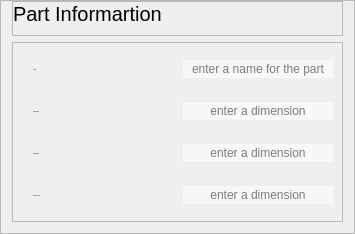
                     <widget class="QFrame" name="frame_21">
                      <property name="sizePolicy">
                       <sizepolicy hsizetype="Preferred" vsizetype="Preferred">
                        <horstretch>0</horstretch>
                        <verstretch>0</verstretch>
                       </sizepolicy>
                      </property>
                      <property name="minimumSize">
                       <size>
                        <width>311</width>
                        <height>221</height>
                       </size>
                      </property>
                      <property name="maximumSize">
                       <size>
                        <width>16777215</width>
                        <height>280</height>
                       </size>
                      </property>
                      <property name="frameShape">
                       <enum>QFrame::Shape::StyledPanel</enum>
                      </property>
                      <property name="frameShadow">
                       <enum>QFrame::Shadow::Raised</enum>
                      </property>
                      <layout class="QVBoxLayout" name="verticalLayout_21">
                       <property name="topMargin">
                        <number>0</number>
                       </property>
                       <item>
                        <widget class="QFrame" name="frame_46">
                         <property name="minimumSize">
                          <size>
                           <width>0</width>
                           <height>35</height>
                          </size>
                         </property>
                         <property name="maximumSize">
                          <size>
                           <width>16777215</width>
                           <height>35</height>
                          </size>
                         </property>
                         <property name="frameShape">
                          <enum>QFrame::Shape::StyledPanel</enum>
                         </property>
                         <property name="frameShadow">
                          <enum>QFrame::Shadow::Raised</enum>
                         </property>
                         <layout class="QHBoxLayout" name="horizontalLayout">
                          <property name="spacing">
                           <number>0</number>
                          </property>
                          <property name="leftMargin">
                           <number>0</number>
                          </property>
                          <property name="topMargin">
                           <number>0</number>
                          </property>
                          <property name="rightMargin">
                           <number>0</number>
                          </property>
                          <property name="bottomMargin">
                           <number>0</number>
                          </property>
                          <item>
                           <widget class="QLabel" name="label_10">
                            <property name="minimumSize">
                             <size>
                              <width>0</width>
                              <height>35</height>
                             </size>
                            </property>
                            <property name="maximumSize">
                             <size>
                              <width>16777215</width>
                              <height>35</height>
                             </size>
                            </property>
                            <property name="styleSheet">
                             <string notr="true">QLabel {
    font-size: 20px; /* Tamanho da fonte */
	font-family: &quot;Yu Gothic UI Semibold&quot;; /* Família da fonte */
}
</string>
                            </property>
                            <property name="text">
                             <string>Part Informartion</string>
                            </property>
                            <property name="alignment">
                             <set>Qt::AlignmentFlag::AlignLeading|Qt::AlignmentFlag::AlignLeft|Qt::AlignmentFlag::AlignTop</set>
                            </property>
                           </widget>
                          </item>
                         </layout>
                        </widget>
                       </item>
                       <item>
                        <widget class="QFrame" name="frame_34">
                         <property name="minimumSize">
                          <size>
                           <width>283</width>
                           <height>180</height>
                          </size>
                         </property>
                         <property name="maximumSize">
                          <size>
                           <width>16777215</width>
                           <height>180</height>
                          </size>
                         </property>
                         <property name="styleSheet">
                          <string notr="true">color: rgb(0, 0, 0);
</string>
                         </property>
                         <property name="frameShape">
                          <enum>QFrame::Shape::StyledPanel</enum>
                         </property>
                         <property name="frameShadow">
                          <enum>QFrame::Shadow::Raised</enum>
                         </property>
                         <layout class="QHBoxLayout" name="horizontalLayout_14">
                          <property name="spacing">
                           <number>20</number>
                          </property>
                          <property name="leftMargin">
                           <number>20</number>
                          </property>
                          <property name="topMargin">
                           <number>0</number>
                          </property>
                          <property name="bottomMargin">
                           <number>0</number>
                          </property>
                          <item>
                           <widget class="QFrame" name="frame_35">
                            <property name="sizePolicy">
                             <sizepolicy hsizetype="Preferred" vsizetype="Preferred">
                              <horstretch>0</horstretch>
                              <verstretch>0</verstretch>
                             </sizepolicy>
                            </property>
                            <property name="minimumSize">
                             <size>
                              <width>130</width>
                              <height>0</height>
                             </size>
                            </property>
                            <property name="styleSheet">
                             <string notr="true">border: 0px;</string>
                            </property>
                            <property name="frameShape">
                             <enum>QFrame::Shape::StyledPanel</enum>
                            </property>
                            <property name="frameShadow">
                             <enum>QFrame::Shadow::Raised</enum>
                            </property>
                            <layout class="QVBoxLayout" name="verticalLayout_22">
                             <property name="spacing">
                              <number>7</number>
                             </property>
                             <property name="leftMargin">
                              <number>0</number>
                             </property>
                             <property name="topMargin">
                              <number>0</number>
                             </property>
                             <property name="rightMargin">
                              <number>0</number>
                             </property>
                             <property name="bottomMargin">
                              <number>0</number>
                             </property>
                             <item>
                              <widget class="QLabel" name="label_47">
                               <property name="minimumSize">
                                <size>
                                 <width>0</width>
                                 <height>18</height>
                                </size>
                               </property>
                               <property name="maximumSize">
                                <size>
                                 <width>16777215</width>
                                 <height>18</height>
                                </size>
                               </property>
                               <property name="font">
                                <font>
                                 <family>Yu Gothic UI Semilight</family>
                                 <pointsize>-1</pointsize>
                                </font>
                               </property>
                               <property name="styleSheet">
                                <string notr="true"/>
                               </property>
                               <property name="text">
                                <string>Name:</string>
                               </property>
                              </widget>
                             </item>
                             <item>
                              <widget class="QLabel" name="label_48">
                               <property name="minimumSize">
                                <size>
                                 <width>0</width>
                                 <height>18</height>
                                </size>
                               </property>
                               <property name="maximumSize">
                                <size>
                                 <width>16777215</width>
                                 <height>18</height>
                                </size>
                               </property>
                               <property name="font">
                                <font>
                                 <family>Yu Gothic UI Semilight</family>
                                 <pointsize>-1</pointsize>
                                </font>
                               </property>
                               <property name="styleSheet">
                                <string notr="true"/>
                               </property>
                               <property name="text">
                                <string>Height (mm):</string>
                               </property>
                              </widget>
                             </item>
                             <item>
                              <widget class="QLabel" name="label_49">
                               <property name="minimumSize">
                                <size>
                                 <width>0</width>
                                 <height>18</height>
                                </size>
                               </property>
                               <property name="maximumSize">
                                <size>
                                 <width>16777215</width>
                                 <height>18</height>
                                </size>
                               </property>
                               <property name="font">
                                <font>
                                 <family>Yu Gothic UI Semilight</family>
                                 <pointsize>-1</pointsize>
                                </font>
                               </property>
                               <property name="styleSheet">
                                <string notr="true"/>
                               </property>
                               <property name="text">
                                <string>Width (mm):</string>
                               </property>
                              </widget>
                             </item>
                             <item>
                              <widget class="QLabel" name="label_50">
                               <property name="minimumSize">
                                <size>
                                 <width>0</width>
                                 <height>18</height>
                                </size>
                               </property>
                               <property name="maximumSize">
                                <size>
                                 <width>16777215</width>
                                 <height>18</height>
                                </size>
                               </property>
                               <property name="font">
                                <font>
                                 <family>Yu Gothic UI Semilight</family>
                                 <pointsize>-1</pointsize>
                                </font>
                               </property>
                               <property name="styleSheet">
                                <string notr="true"/>
                               </property>
                               <property name="text">
                                <string>Trickness (mm): </string>
                               </property>
                              </widget>
                             </item>
                            </layout>
                           </widget>
                          </item>
                          <item>
                           <widget class="QFrame" name="frame_36">
                            <property name="sizePolicy">
                             <sizepolicy hsizetype="Preferred" vsizetype="Preferred">
                              <horstretch>0</horstretch>
                              <verstretch>0</verstretch>
                             </sizepolicy>
                            </property>
                            <property name="minimumSize">
                             <size>
                              <width>150</width>
                              <height>0</height>
                             </size>
                            </property>
                            <property name="styleSheet">
                             <string notr="true">QFrame{
border: 0px solid rgba(214, 214, 214, 150);
}

QLineEdit{
	color: rgb(0, 0, 0);
	background-color: rgba(255, 255, 255, 150);
	border: 0px;
}</string>
                            </property>
                            <property name="frameShape">
                             <enum>QFrame::Shape::StyledPanel</enum>
                            </property>
                            <property name="frameShadow">
                             <enum>QFrame::Shadow::Raised</enum>
                            </property>
                            <layout class="QVBoxLayout" name="verticalLayout_23">
                             <property name="spacing">
                              <number>7</number>
                             </property>
                             <property name="leftMargin">
                              <number>0</number>
                             </property>
                             <property name="topMargin">
                              <number>0</number>
                             </property>
                             <property name="rightMargin">
                              <number>0</number>
                             </property>
                             <property name="bottomMargin">
                              <number>0</number>
                             </property>
                             <item>
                              <widget class="QLineEdit" name="chipName">
                               <property name="minimumSize">
                                <size>
                                 <width>0</width>
                                 <height>18</height>
                                </size>
                               </property>
                               <property name="maximumSize">
                                <size>
                                 <width>180</width>
                                 <height>16777215</height>
                                </size>
                               </property>
                               <property name="text">
                                <string/>
                               </property>
                               <property name="alignment">
                                <set>Qt::AlignmentFlag::AlignCenter</set>
                               </property>
                               <property name="placeholderText">
                                <string>enter a name for the part</string>
                               </property>
                              </widget>
                             </item>
                             <item>
                              <widget class="QLineEdit" name="chipHeight">
                               <property name="minimumSize">
                                <size>
                                 <width>0</width>
                                 <height>18</height>
                                </size>
                               </property>
                               <property name="maximumSize">
                                <size>
                                 <width>180</width>
                                 <height>16777215</height>
                                </size>
                               </property>
                               <property name="text">
                                <string/>
                               </property>
                               <property name="alignment">
                                <set>Qt::AlignmentFlag::AlignCenter</set>
                               </property>
                               <property name="placeholderText">
                                <string>enter a dimension</string>
                               </property>
                              </widget>
                             </item>
                             <item>
                              <widget class="QLineEdit" name="chipWidth">
                               <property name="minimumSize">
                                <size>
                                 <width>0</width>
                                 <height>18</height>
                                </size>
                               </property>
                               <property name="maximumSize">
                                <size>
                                 <width>180</width>
                                 <height>16777215</height>
                                </size>
                               </property>
                               <property name="text">
                                <string/>
                               </property>
                               <property name="alignment">
                                <set>Qt::AlignmentFlag::AlignCenter</set>
                               </property>
                               <property name="placeholderText">
                                <string>enter a dimension</string>
                               </property>
                              </widget>
                             </item>
                             <item>
                              <widget class="QLineEdit" name="chipTrickness">
                               <property name="minimumSize">
                                <size>
                                 <width>0</width>
                                 <height>18</height>
                                </size>
                               </property>
                               <property name="maximumSize">
                                <size>
                                 <width>180</width>
                                 <height>16777215</height>
                                </size>
                               </property>
                               <property name="text">
                                <string/>
                               </property>
                               <property name="alignment">
                                <set>Qt::AlignmentFlag::AlignCenter</set>
                               </property>
                               <property name="placeholderText">
                                <string>enter a dimension</string>
                               </property>
                              </widget>
                             </item>
                            </layout>
                           </widget>
                          </item>
                         </layout>
                        </widget>
                       </item>
                      </layout>
                     </widget>
